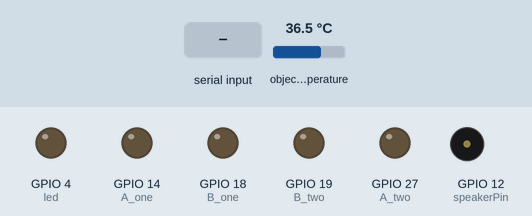
Bench run of a sketch on a simulated ESP32. On the bench: output pins drawn as LEDs (lit = HIGH), buzzer (waves = sounding). The test bench sets the inputs (shaded band); at power-on: object temperature 36.5 °C. Nothing arrives over Bluetooth unless stated; what the sketch prints to the serial monitor is not drawn.

Above: at 1.2 s.
1.3 s: "P" received over the second serial link
At 2.66 s:
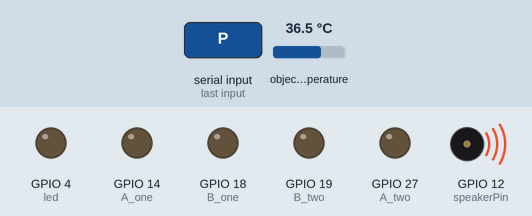
4.3 s: "D" received over the second serial link
At 5.37 s:
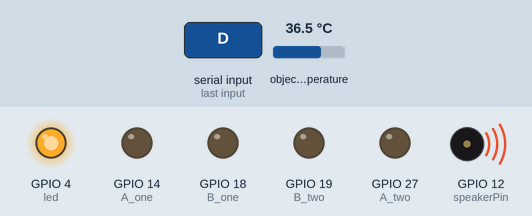
At 6.05 s:
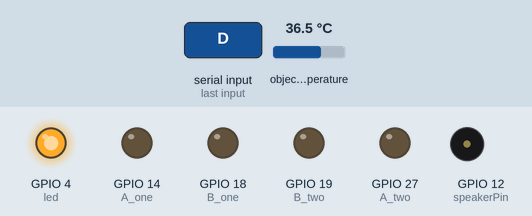
7.3 s: "G" received over the second serial link
At 8.7 s:
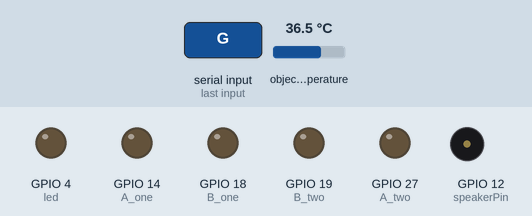
10.3 s: "T" received over the second serial link
11.8 s: "R" received over the second serial link
13.3 s: "L" received over the second serial link
Timing chart, 0 to 15.8 s (numbered marks = the images above; inputs shaded):
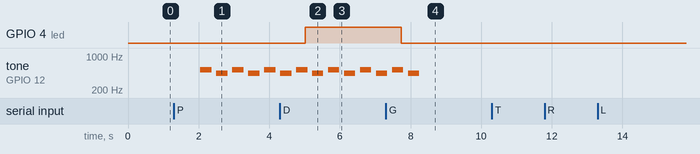

The sketch:

main.ino
```cpp
#include <Arduino.h>
#include "SPI.h"
#include <Wire.h>
#include "Adafruit_MLX90614.h"
Adafruit_MLX90614 mlx = Adafruit_MLX90614();
#include "BluetoothSerial.h"
#define led 4
#define A_one 14
#define A_two 27
#define B_one 18
#define B_two 19
int speakerPin = 12;

int length = 15; // the number of notes
char notes[] = "CaCaCaCaCaCaCa"; // a space represents a rest
int beats[] = { 1, 1, 1, 1, 1, 1, 1, 1, 1, 1, 1, 1, 1, 1, 1 };
int tempo = 300;

void playTone(int tone, int duration) {
  for (long i = 0; i < duration * 1000L; i += tone * 2) {
    digitalWrite(speakerPin, HIGH);
    delayMicroseconds(tone);
    digitalWrite(speakerPin, LOW);
    delayMicroseconds(tone);
  }
}

void playNote(char note, int duration) {
  char names[] = { 'c', 'd', 'e', 'f', 'g', 'a', 'b', 'C' };
  int tones[] = { 1915, 1700, 1519, 1432, 1275, 1136, 1014, 956 };

  // play the tone corresponding to the note name
  for (int i = 0; i < 8; i++) {
    if (names[i] == note) {
      playTone(tones[i], duration);
    }
  }
}


#if !defined(CONFIG_BT_ENABLED) || !defined(CONFIG_BLUEDROID_ENABLED)
#error Bluetooth is not enabled! Please run `make menuconfig` to and enable it
#endif
char a='v';
BluetoothSerial SerialBT;
String readobject()
{
  return String(mlx.readObjectTempC());
}
void xTaskOne(void *xTask1)
{
  while (1)

  {Serial.print(1);

   if(a=='D')   {
      digitalWrite(led, HIGH);
      Serial.print('D');
   }
   else if(a=='G')  {
       digitalWrite(led, LOW);
    Serial.print('G');
   }
    delay(300);
  }
}
void xTaskTwo(void *xTask2)
{
  while (1)
  {
      Serial.print(2);
          Serial.print(mlx.readObjectTempC());
  Serial.println("*C");
  SerialBT.println(mlx.readObjectTempC());

    if(a=='P')
    {
         for (int i = 0; i < length; i++) {
    if (notes[i] == ' ') {
      delay(beats[i] * tempo); // rest
    } else {
      playNote(notes[i], beats[i] * tempo);
    }
    // pause between notes
    delay(tempo / 2);
  }
  a='q';
    }
    delay(1000);
  }
}
void setup()
{
  Serial.begin(115200);

  mlx.begin();
  SerialBT.begin("ESP32test"); // Bluetooth device name
  Serial.println("The device started, now you can pair it with bluetooth!");
  pinMode(speakerPin, OUTPUT);
  pinMode(led, OUTPUT);
   pinMode(A_one, OUTPUT);
  pinMode(A_two, OUTPUT);
  pinMode(B_one, OUTPUT);
  pinMode(B_two, OUTPUT);
    digitalWrite(A_one, 0);
  digitalWrite(A_two, 0);
  digitalWrite(B_one, 0);
  digitalWrite(B_two, 0);
  xTaskCreatePinnedToCore(xTaskOne, "TaskOne", 4096, NULL, 1, NULL, 1);
  xTaskCreatePinnedToCore(xTaskTwo, "TaskTwo", 4096, NULL, 1, NULL, 1);

}

void loop()
{
  if (SerialBT.available())
  { a = SerialBT.read();
    if (a == 'T')
    {
           digitalWrite(A_one, 0);
      digitalWrite(A_two, 1);
      digitalWrite(B_one, 1);
      digitalWrite(B_two, 0);
      Serial.println("toword");
    }
    else if (a == 'R')
    {
       digitalWrite(A_one, 1);
      digitalWrite(A_two, 1);
      digitalWrite(B_one, 0);
      digitalWrite(B_two, 0);
      Serial.println("right");
    }
    else if (a == 'L')
    {
       digitalWrite(A_one, 0);
      digitalWrite(A_two, 0);
      digitalWrite(B_one, 1);
      digitalWrite(B_two, 0);
      Serial.println("left");
    }

  }
  else
  {
       digitalWrite(A_one, 0);
    digitalWrite(A_two, 0);
    digitalWrite(B_one, 0);
    digitalWrite(B_two, 0);
  }

}
```

Measured:
- after the input at 1.3 s, tone on GPIO 12 (speakerPin): silent → 521 Hz after 0.75 s, then repeats every 0.90 s: silent 0.13 s, 439 Hz 0.32 s, silent 0.13 s, 521 Hz 0.32 s
- after the input at 4.3 s, GPIO 4 (led): LOW → HIGH after 0.72 s
- after the input at 7.3 s, GPIO 4 (led): HIGH → LOW after 0.44 s
